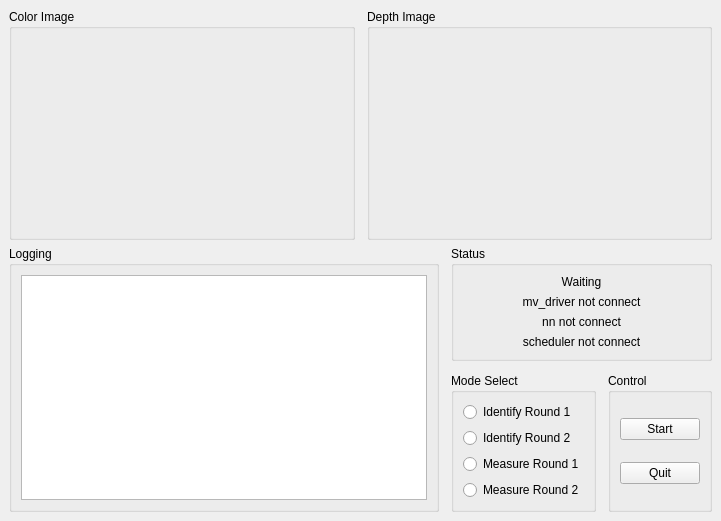
<?xml version="1.0" encoding="UTF-8"?>
<ui version="4.0">
 <class>MainWindowDesign</class>
 <widget class="QMainWindow" name="MainWindowDesign">
  <property name="geometry">
   <rect>
    <x>0</x>
    <y>0</y>
    <width>721</width>
    <height>521</height>
   </rect>
  </property>
  <property name="minimumSize">
   <size>
    <width>721</width>
    <height>521</height>
   </size>
  </property>
  <property name="maximumSize">
   <size>
    <width>1920</width>
    <height>1080</height>
   </size>
  </property>
  <property name="windowTitle">
   <string>NUAA Alchemist</string>
  </property>
  <property name="windowIcon">
   <iconset>
    <normaloff>../resources/images/icon.png</normaloff>../resources/images/icon.png</iconset>
  </property>
  <property name="locale">
   <locale language="English" country="Australia"/>
  </property>
  <widget class="QWidget" name="centralwidget">
   <layout class="QGridLayout" name="gridLayout_2">
    <item row="1" column="0">
     <layout class="QGridLayout" name="gridLayout_4">
      <property name="sizeConstraint">
       <enum>QLayout::SetMinimumSize</enum>
      </property>
      <property name="topMargin">
       <number>0</number>
      </property>
      <item row="0" column="0">
       <layout class="QGridLayout" name="gridLayout" rowstretch="0,0" columnstretch="1,0">
        <property name="sizeConstraint">
         <enum>QLayout::SetDefaultConstraint</enum>
        </property>
        <property name="rightMargin">
         <number>0</number>
        </property>
        <property name="bottomMargin">
         <number>0</number>
        </property>
        <property name="spacing">
         <number>12</number>
        </property>
        <item row="0" column="0" rowspan="2">
         <widget class="QGroupBox" name="groupBox_12">
          <property name="sizePolicy">
           <sizepolicy hsizetype="MinimumExpanding" vsizetype="Preferred">
            <horstretch>0</horstretch>
            <verstretch>0</verstretch>
           </sizepolicy>
          </property>
          <property name="title">
           <string>Logging</string>
          </property>
          <layout class="QHBoxLayout" name="horizontalLayout">
           <item>
            <widget class="QListView" name="view_logging"/>
           </item>
          </layout>
         </widget>
        </item>
        <item row="1" column="1">
         <layout class="QGridLayout" name="gridLayout_3">
          <property name="sizeConstraint">
           <enum>QLayout::SetDefaultConstraint</enum>
          </property>
          <property name="topMargin">
           <number>0</number>
          </property>
          <item row="0" column="1">
           <widget class="QGroupBox" name="groupBox_15">
            <property name="sizePolicy">
             <sizepolicy hsizetype="MinimumExpanding" vsizetype="Preferred">
              <horstretch>0</horstretch>
              <verstretch>0</verstretch>
             </sizepolicy>
            </property>
            <property name="minimumSize">
             <size>
              <width>0</width>
              <height>0</height>
             </size>
            </property>
            <property name="maximumSize">
             <size>
              <width>16777215</width>
              <height>1080</height>
             </size>
            </property>
            <property name="title">
             <string>Control</string>
            </property>
            <layout class="QGridLayout" name="gridLayout_9">
             <property name="sizeConstraint">
              <enum>QLayout::SetMinimumSize</enum>
             </property>
             <item row="2" column="1">
              <widget class="QPushButton" name="button_quit">
               <property name="sizePolicy">
                <sizepolicy hsizetype="MinimumExpanding" vsizetype="Fixed">
                 <horstretch>0</horstretch>
                 <verstretch>0</verstretch>
                </sizepolicy>
               </property>
               <property name="text">
                <string>Quit</string>
               </property>
              </widget>
             </item>
             <item row="1" column="1">
              <widget class="QPushButton" name="button_connect">
               <property name="enabled">
                <bool>true</bool>
               </property>
               <property name="sizePolicy">
                <sizepolicy hsizetype="MinimumExpanding" vsizetype="Fixed">
                 <horstretch>0</horstretch>
                 <verstretch>0</verstretch>
                </sizepolicy>
               </property>
               <property name="toolTip">
                <string>Set the target to the current joint trajectory state.</string>
               </property>
               <property name="statusTip">
                <string>Clear all waypoints and set the target to the current joint trajectory state.</string>
               </property>
               <property name="text">
                <string>Start</string>
               </property>
              </widget>
             </item>
            </layout>
           </widget>
          </item>
          <item row="0" column="0">
           <widget class="QGroupBox" name="groupBox_17">
            <property name="sizePolicy">
             <sizepolicy hsizetype="MinimumExpanding" vsizetype="Preferred">
              <horstretch>0</horstretch>
              <verstretch>0</verstretch>
             </sizepolicy>
            </property>
            <property name="minimumSize">
             <size>
              <width>0</width>
              <height>0</height>
             </size>
            </property>
            <property name="maximumSize">
             <size>
              <width>16777215</width>
              <height>1080</height>
             </size>
            </property>
            <property name="title">
             <string>Mode Select</string>
            </property>
            <layout class="QVBoxLayout" name="verticalLayout">
             <item>
              <widget class="QRadioButton" name="identifyRoundOne">
               <property name="enabled">
                <bool>true</bool>
               </property>
               <property name="text">
                <string>Identify Round 1</string>
               </property>
               <property name="checkable">
                <bool>true</bool>
               </property>
               <property name="checked">
                <bool>false</bool>
               </property>
               <property name="autoExclusive">
                <bool>true</bool>
               </property>
              </widget>
             </item>
             <item>
              <widget class="QRadioButton" name="identifyRoundTwo">
               <property name="enabled">
                <bool>true</bool>
               </property>
               <property name="text">
                <string>Identify Round 2</string>
               </property>
               <property name="checkable">
                <bool>true</bool>
               </property>
               <property name="checked">
                <bool>false</bool>
               </property>
               <property name="autoExclusive">
                <bool>true</bool>
               </property>
              </widget>
             </item>
             <item>
              <widget class="QRadioButton" name="measureRoundOne">
               <property name="enabled">
                <bool>true</bool>
               </property>
               <property name="text">
                <string>Measure Round 1</string>
               </property>
               <property name="checkable">
                <bool>true</bool>
               </property>
               <property name="checked">
                <bool>false</bool>
               </property>
               <property name="autoExclusive">
                <bool>true</bool>
               </property>
              </widget>
             </item>
             <item>
              <widget class="QRadioButton" name="measureRoundTwo">
               <property name="text">
                <string>Measure Round 2</string>
               </property>
              </widget>
             </item>
            </layout>
           </widget>
          </item>
         </layout>
        </item>
        <item row="0" column="1">
         <widget class="QGroupBox" name="groupBox_16">
          <property name="sizePolicy">
           <sizepolicy hsizetype="MinimumExpanding" vsizetype="Preferred">
            <horstretch>0</horstretch>
            <verstretch>0</verstretch>
           </sizepolicy>
          </property>
          <property name="maximumSize">
           <size>
            <width>16777215</width>
            <height>140</height>
           </size>
          </property>
          <property name="title">
           <string>Status</string>
          </property>
          <layout class="QVBoxLayout" name="verticalLayout_6">
           <item>
            <widget class="QLabel" name="status_runing">
             <property name="text">
              <string>Waiting</string>
             </property>
             <property name="scaledContents">
              <bool>false</bool>
             </property>
             <property name="alignment">
              <set>Qt::AlignCenter</set>
             </property>
             <property name="wordWrap">
              <bool>false</bool>
             </property>
             <property name="margin">
              <number>0</number>
             </property>
            </widget>
           </item>
           <item>
            <widget class="QLabel" name="status_mvdriver">
             <property name="text">
              <string>mv_driver not connect</string>
             </property>
             <property name="scaledContents">
              <bool>false</bool>
             </property>
             <property name="alignment">
              <set>Qt::AlignCenter</set>
             </property>
             <property name="wordWrap">
              <bool>false</bool>
             </property>
             <property name="margin">
              <number>0</number>
             </property>
            </widget>
           </item>
           <item>
            <widget class="QLabel" name="status_nn">
             <property name="text">
              <string>nn not connect</string>
             </property>
             <property name="scaledContents">
              <bool>false</bool>
             </property>
             <property name="alignment">
              <set>Qt::AlignCenter</set>
             </property>
             <property name="wordWrap">
              <bool>false</bool>
             </property>
             <property name="margin">
              <number>0</number>
             </property>
            </widget>
           </item>
           <item>
            <widget class="QLabel" name="status_main">
             <property name="text">
              <string>scheduler not connect</string>
             </property>
             <property name="scaledContents">
              <bool>false</bool>
             </property>
             <property name="alignment">
              <set>Qt::AlignCenter</set>
             </property>
             <property name="wordWrap">
              <bool>false</bool>
             </property>
             <property name="margin">
              <number>0</number>
             </property>
            </widget>
           </item>
          </layout>
         </widget>
        </item>
       </layout>
      </item>
     </layout>
    </item>
    <item row="0" column="0">
     <layout class="QVBoxLayout" name="verticalLayout_3" stretch="0">
      <property name="spacing">
       <number>0</number>
      </property>
      <property name="bottomMargin">
       <number>0</number>
      </property>
      <item>
       <layout class="QHBoxLayout" name="horizontalLayout_2">
        <property name="spacing">
         <number>12</number>
        </property>
        <item>
         <widget class="QGroupBox" name="groupBox_13">
          <property name="sizePolicy">
           <sizepolicy hsizetype="MinimumExpanding" vsizetype="Preferred">
            <horstretch>0</horstretch>
            <verstretch>0</verstretch>
           </sizepolicy>
          </property>
          <property name="title">
           <string>Color Image</string>
          </property>
          <property name="flat">
           <bool>false</bool>
          </property>
          <property name="checkable">
           <bool>false</bool>
          </property>
          <layout class="QGridLayout" name="gridLayout_13">
           <item row="0" column="0">
            <widget class="QLabel" name="color_image">
             <property name="sizeIncrement">
              <size>
               <width>640</width>
               <height>480</height>
              </size>
             </property>
             <property name="baseSize">
              <size>
               <width>640</width>
               <height>480</height>
              </size>
             </property>
             <property name="text">
              <string/>
             </property>
            </widget>
           </item>
          </layout>
         </widget>
        </item>
        <item>
         <spacer name="verticalSpacer">
          <property name="orientation">
           <enum>Qt::Vertical</enum>
          </property>
          <property name="sizeHint" stdset="0">
           <size>
            <width>0</width>
            <height>40</height>
           </size>
          </property>
         </spacer>
        </item>
        <item>
         <widget class="QGroupBox" name="groupBox_14">
          <property name="sizePolicy">
           <sizepolicy hsizetype="MinimumExpanding" vsizetype="Preferred">
            <horstretch>0</horstretch>
            <verstretch>0</verstretch>
           </sizepolicy>
          </property>
          <property name="title">
           <string>Depth Image</string>
          </property>
          <layout class="QGridLayout" name="gridLayout_14">
           <item row="0" column="0">
            <widget class="QLabel" name="depth_image">
             <property name="text">
              <string/>
             </property>
            </widget>
           </item>
          </layout>
         </widget>
        </item>
       </layout>
      </item>
     </layout>
    </item>
   </layout>
  </widget>
  <action name="action_Quit">
   <property name="text">
    <string>&amp;Quit</string>
   </property>
   <property name="shortcut">
    <string>Ctrl+Q</string>
   </property>
   <property name="shortcutContext">
    <enum>Qt::ApplicationShortcut</enum>
   </property>
  </action>
  <action name="action_Preferences">
   <property name="text">
    <string>&amp;Preferences</string>
   </property>
  </action>
  <action name="actionAbout">
   <property name="text">
    <string>&amp;About</string>
   </property>
  </action>
  <action name="actionAbout_Qt">
   <property name="text">
    <string>About &amp;Qt</string>
   </property>
  </action>
 </widget>
 <resources/>
 <connections>
  <connection>
   <sender>action_Quit</sender>
   <signal>triggered()</signal>
   <receiver>MainWindowDesign</receiver>
   <slot>close()</slot>
   <hints>
    <hint type="sourcelabel">
     <x>-1</x>
     <y>-1</y>
    </hint>
    <hint type="destinationlabel">
     <x>399</x>
     <y>299</y>
    </hint>
   </hints>
  </connection>
 </connections>
</ui>
